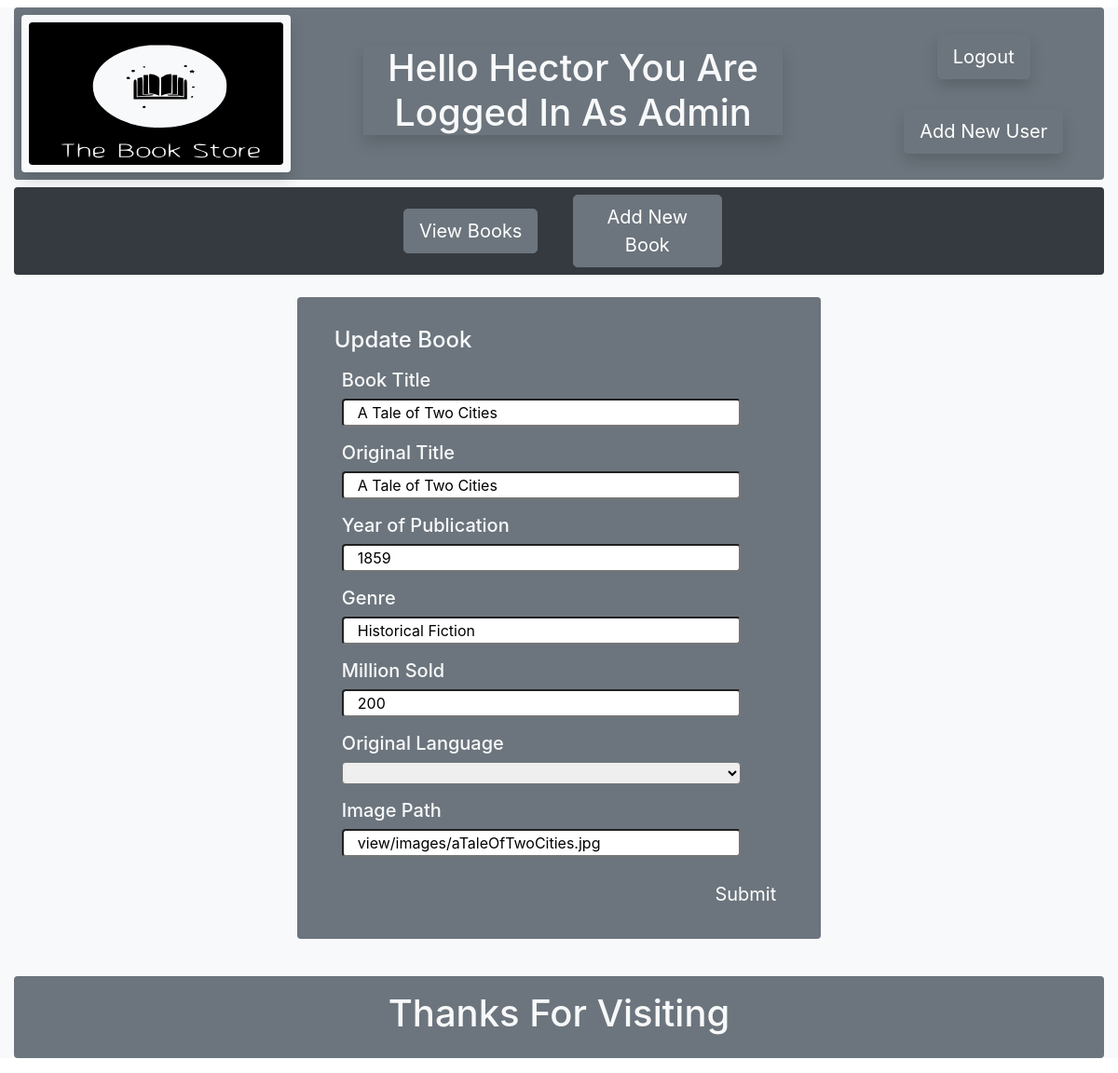
The page /index.php?update=2 (signed in) on the database its author committed.
### tables this page shows
CREATE TABLE IF NOT EXISTS `book` (
  `BookID` int(10) UNSIGNED NOT NULL AUTO_INCREMENT,
  `BookTitle` varchar(255) NOT NULL,
  `OriginalTitle` varchar(255) DEFAULT NULL,
  `YearofPublication` int(4) NOT NULL DEFAULT '0',
  `Genre` varchar(30) NOT NULL,
  `MillionsSold` int(10) UNSIGNED NOT NULL,
  `LanguageWritten` varchar(30) NOT NULL,
  `AuthorID` int(10) UNSIGNED NOT NULL,
  `coverImagePath` varchar(2000) NOT NULL,
  `currentTime` timestamp NULL DEFAULT CURRENT_TIMESTAMP,
  `updateTime` timestamp NULL DEFAULT CURRENT_TIMESTAMP,
  `updateBy` varchar(200) NOT NULL,
  PRIMARY KEY (`BookID`),
  KEY `fk_authorID` (`AuthorID`),
  KEY `indenxx` (`BookTitle`)
);

### view/pages/updateBook.php (the view, shortened to what this page needs)
<?php
    require("model/dbConnection.php");
    $id = $_GET['update'];
    $result = $conn->query("SELECT * FROM book
    WHERE BookID = $id;");
    while($row = $result->fetch(PDO::FETCH_OBJ)) {
        $title = $row->BookTitle;
        $original = $row->OriginalTitle;
        $year = $row->YearofPublication;
        $genre = $row->Genre;
        $million = $row->MillionsSold;
        $language = $row->LanguageWritten;
        $image = $row->coverImagePath;
    }?>
<form class="row bg-secondary m-4 p-4 rounded" action="controller/prossesUpdate.php" method="POST" id="addNewBook">
    <fieldset>
        <legend class="h4 text-light p-2 m-2">Update Book</legend>
        <div class="form-group">
        <label class="h5 text-light ml-4" for="title">Book Title</label>
        <input class="col-10 rounded ml-4" type="text" id="title" name="title" placeholder="Book Title" value="<?php echo $title?>" required>
        </div>
        <div class="form-group">
        <label class="h5 text-light ml-4" for="originalTitle">Original Title</label>
        <input class="col-10 rounded ml-4" type="text" id="originalTitle" name="originalTitle" placeholder="Original Title" value="<?php echo $original?>" required>
        </div>
        <div class="form-group">
        <label class="h5 text-light ml-4" for="yearofPublication">Year of Publication</label>
        <input class="col-10 rounded ml-4" type="text" id="yearofPublication" name="yearofPublication" placeholder="e.g. 1935" value="<?php echo $year?>" required>
        </div>
        <div class="form-group">
        <label class="h5 text-light ml-4" for="genre">Genre</label>
        <input class="col-10 rounded ml-4" type="text" id="genre" name="genre" placeholder="e.g. Novel, Fable, Mystery, etc" value="<?php echo $genre?>" required>
        </div>
        <div class="form-group">
        <label class="h5 text-light ml-4" for="millionSold">Million Sold</label>
        <input class="col-10 rounded ml-4" type="text" id="millionSold" name="millionSold" placeholder="e.g. 100" value="<?php echo $million?>" required>
        </div>
        <div class="form-group">
        <label class="h5 text-light ml-4" for="language">Original Language</label>
        <select class="col-10 rounded ml-4" id="language" name="language" value="<?php echo $language?>" required>
            <option value="blank"></option>
            <option value="spanish">Spanish</option>
        </select>
        </div>
        <div class="form-group">
        <label class="h5 text-light ml-4" for="image">Image Path</label>
        <input class="col-10 rounded ml-4" type="text" id="image" name="image"  value="<?php echo $image?>"placeholder="e.g. view/images/example.jpg" required>
        </div>
        <div class="col-12">
        <input class="btn btn-secondary btn-lg float-right p-1 m-1" type="submit" value="Submit">
        </div>
    </fieldset>
</form>

### rows shown on the page
book: title "A Tale of Two Cities", originalTitle "A Tale of Two Cities", yearofPublication "1859", genre "Historical Fiction", millionSold "200", image "view/images/aTaleOfTwoCities.jpg"

### other values the page prints
$_SESSION["username"] "Hector"
$_SESSION["permission"] "Admin"
